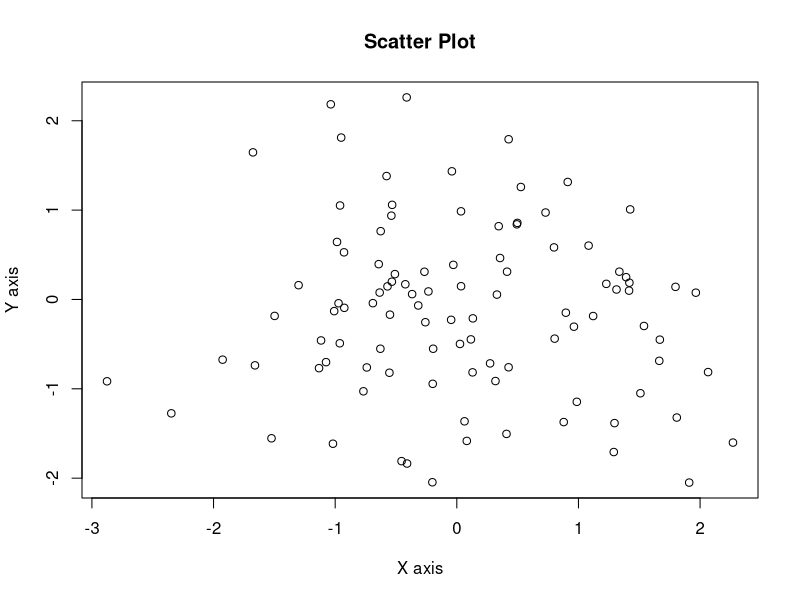

R code for this plot:
# Загружаем необходимые библиотеки (хотя base R обычно хватает для простых задач)
# library(ggplot2) # Можно раскомментировать, если планируется использовать ggplot2

# Генерируем случайные данные
n_points <- 100
x_data <- rnorm(n_points)
y_data <- rnorm(n_points)

# Создаем имя файла изображения
# Используем временную метку и случайное число для уникальности
file_name <- paste0("scatter_plot_", format(Sys.time(), "%Y%m%d_%H%M%S"), "_", sample(1000:9999, 1), ".png")

# Открываем устройство PNG для записи
png(file_name, width = 800, height = 600)

# Создаем диаграмму рассеяния
plot(x_data, y_data, main="Scatter Plot", xlab="X axis", ylab="Y axis")

# Закрываем устройство PNG (сохраняем файл)
dev.off()

# Печатаем имя созданного файла
cat("Scatter plot saved as:", file_name, "\n")
